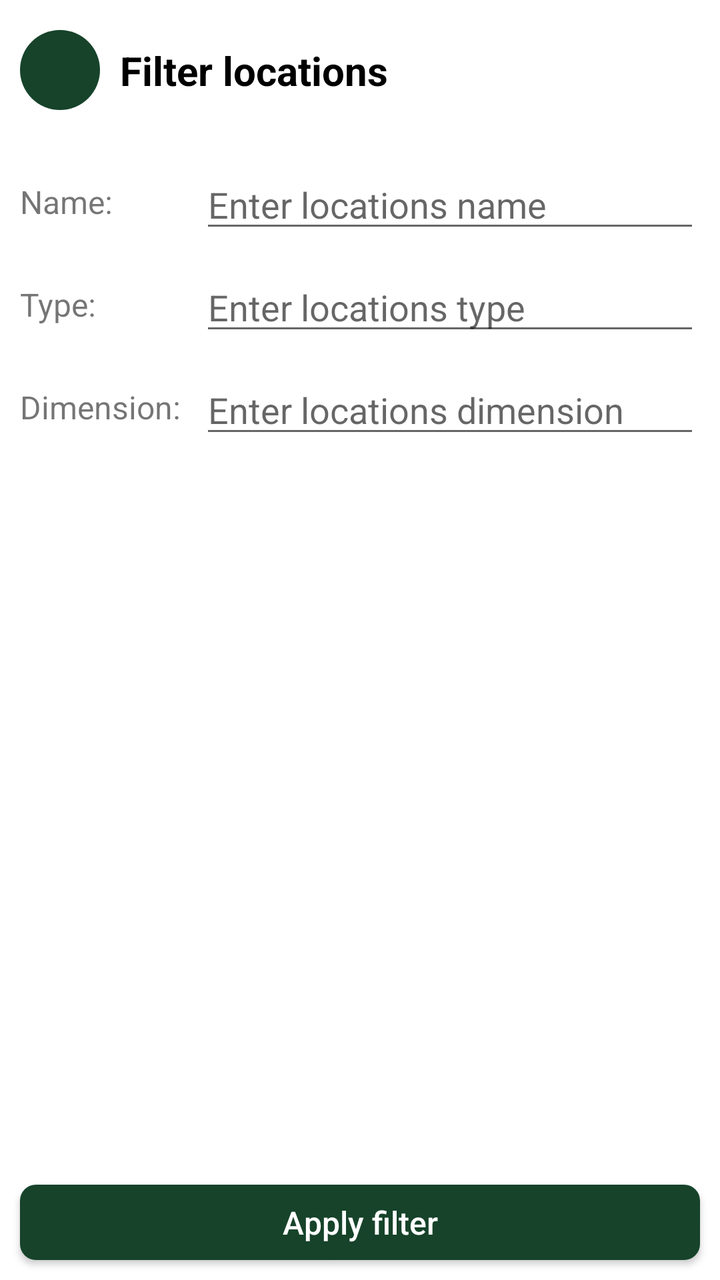
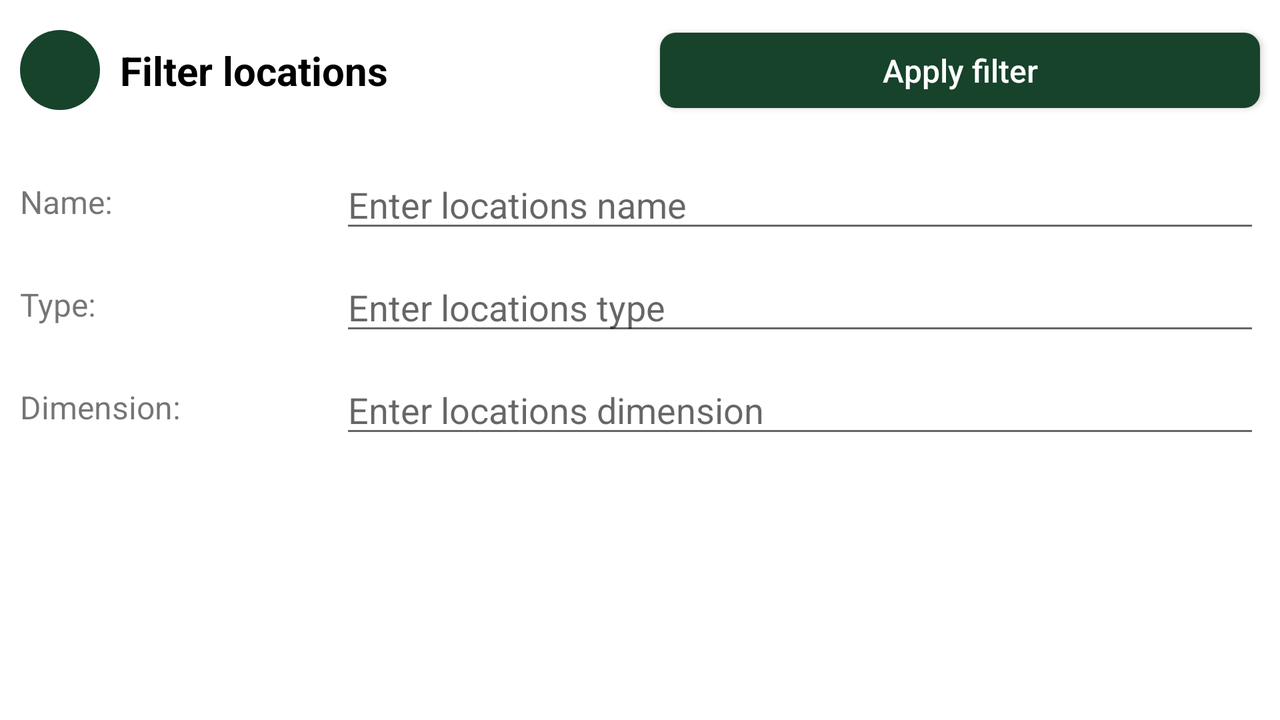

The same Android screen from two of the app's own layout files: first res/layout/ as a phone draws it, then the repository's variant for another configuration, drawn on a device whose configuration selects that folder. Both files follow.
<!-- AndroidManifest.xml: application theme Theme.AstonFinalProject -->
<!-- res/layout/fragment_locations_filter.xml -->
<?xml version="1.0" encoding="utf-8"?>
<androidx.constraintlayout.widget.ConstraintLayout xmlns:android="http://schemas.android.com/apk/res/android"
    xmlns:app="http://schemas.android.com/apk/res-auto"
    android:layout_width="match_parent"
    android:layout_height="match_parent">

    <ImageButton
        android:id="@+id/locations_filter_back"
        android:layout_width="@dimen/app_button_back_size"
        android:layout_height="@dimen/app_button_back_size"
        android:layout_marginStart="@dimen/app_margin_base"
        android:background="@drawable/colored_button_oval_ripple"
        android:contentDescription="@string/description_button_back"
        android:src="@drawable/ic_back"
        app:layout_constraintBottom_toTopOf="@id/locations_filter_guideline_header"
        app:layout_constraintStart_toStartOf="parent"
        app:layout_constraintTop_toTopOf="parent" />

    <TextView
        android:id="@+id/locations_filter_header"
        android:layout_width="0dp"
        android:layout_height="wrap_content"
        android:layout_marginHorizontal="@dimen/app_margin_base"
        android:ellipsize="end"
        android:maxLines="2"
        android:text="@string/header_filter_locations"
        android:textColor="@color/black"
        android:textSize="@dimen/app_header_text_size"
        android:textStyle="bold"
        app:layout_constraintBottom_toTopOf="@id/locations_filter_guideline_header"
        app:layout_constraintEnd_toEndOf="parent"
        app:layout_constraintStart_toEndOf="@id/locations_filter_back"
        app:layout_constraintTop_toTopOf="parent" />

    <androidx.constraintlayout.widget.Guideline
        android:id="@+id/locations_filter_guideline_header"
        android:layout_width="wrap_content"
        android:layout_height="wrap_content"
        android:orientation="horizontal"
        app:layout_constraintGuide_begin="@dimen/app_guideline_header_begin" />

    <androidx.constraintlayout.widget.Guideline
        android:id="@+id/locations_filter_guideline_labels"
        android:layout_width="wrap_content"
        android:layout_height="wrap_content"
        android:orientation="vertical"
        app:layout_constraintGuide_percent="0.25" />

    <TextView
        android:id="@+id/locations_filter_name_label"
        android:layout_width="wrap_content"
        android:layout_height="wrap_content"
        android:layout_marginStart="@dimen/app_margin_base"
        android:text="@string/label_name"
        android:textSize="@dimen/app_base_text_size"
        app:layout_constraintBottom_toBottomOf="@id/locations_filter_edit_name"
        app:layout_constraintStart_toStartOf="parent"
        app:layout_constraintTop_toTopOf="@id/locations_filter_edit_name" />

    <EditText
        android:id="@+id/locations_filter_edit_name"
        android:layout_width="0dp"
        android:layout_height="wrap_content"
        android:layout_marginHorizontal="@dimen/app_margin_base"
        android:layout_marginTop="@dimen/app_margin_base"
        android:hint="@string/hint_enter_locations_name"
        android:importantForAutofill="no"
        android:inputType="textCapSentences"
        android:textColor="@color/black"
        app:layout_constraintEnd_toEndOf="parent"
        app:layout_constraintStart_toEndOf="@id/locations_filter_guideline_labels"
        app:layout_constraintTop_toBottomOf="@id/locations_filter_guideline_header" />

    <TextView
        android:id="@+id/locations_filter_type_label"
        android:layout_width="wrap_content"
        android:layout_height="wrap_content"
        android:layout_marginStart="@dimen/app_margin_base"
        android:text="@string/label_type"
        android:textSize="@dimen/app_base_text_size"
        app:layout_constraintBottom_toBottomOf="@id/locations_filter_edit_type"
        app:layout_constraintStart_toStartOf="parent"
        app:layout_constraintTop_toTopOf="@id/locations_filter_edit_type" />

    <EditText
        android:id="@+id/locations_filter_edit_type"
        android:layout_width="0dp"
        android:layout_height="wrap_content"
        android:layout_marginHorizontal="@dimen/app_margin_base"
        android:layout_marginTop="@dimen/app_margin_base"
        android:hint="@string/hint_enter_locations_type"
        android:importantForAutofill="no"
        android:inputType="textCapSentences"
        android:textColor="@color/black"
        app:layout_constraintEnd_toEndOf="parent"
        app:layout_constraintStart_toEndOf="@id/locations_filter_guideline_labels"
        app:layout_constraintTop_toBottomOf="@id/locations_filter_edit_name" />

    <TextView
        android:id="@+id/locations_filter_dimension_label"
        android:layout_width="wrap_content"
        android:layout_height="wrap_content"
        android:layout_marginStart="@dimen/app_margin_base"
        android:text="@string/label_dimension"
        android:textSize="@dimen/app_base_text_size"
        app:layout_constraintBottom_toBottomOf="@id/locations_filter_edit_dimension"
        app:layout_constraintStart_toStartOf="parent"
        app:layout_constraintTop_toTopOf="@id/locations_filter_edit_dimension" />

    <EditText
        android:id="@+id/locations_filter_edit_dimension"
        android:layout_width="0dp"
        android:layout_height="wrap_content"
        android:layout_marginHorizontal="@dimen/app_margin_base"
        android:layout_marginTop="@dimen/app_margin_base"
        android:hint="@string/hint_enter_locations_dimension"
        android:importantForAutofill="no"
        android:inputType="textCapSentences"
        android:textColor="@color/black"
        app:layout_constraintEnd_toEndOf="parent"
        app:layout_constraintStart_toEndOf="@id/locations_filter_guideline_labels"
        app:layout_constraintTop_toBottomOf="@id/locations_filter_edit_type" />

    <androidx.appcompat.widget.AppCompatButton
        android:id="@+id/locations_filter_apply"
        android:layout_width="0dp"
        android:layout_height="wrap_content"
        android:layout_marginHorizontal="@dimen/app_margin_base"
        android:layout_marginBottom="@dimen/app_margin_base"
        android:background="@drawable/colored_button_ripple"
        android:minHeight="0dp"
        android:paddingVertical="@dimen/app_button_padding_vertical"
        android:text="@string/app_apply_filter_label"
        android:textAllCaps="false"
        android:textColor="@color/white"
        android:textSize="@dimen/app_base_text_size"
        app:layout_constraintBottom_toBottomOf="parent"
        app:layout_constraintEnd_toEndOf="parent"
        app:layout_constraintStart_toStartOf="parent" />

</androidx.constraintlayout.widget.ConstraintLayout>
<!-- resources referenced by this layout -->
<resources>
  <color name="black">#FF000000</color>
  <color name="white">#FFFFFFFF</color>
  <dimen name="app_base_text_size">16sp</dimen>
  <dimen name="app_button_back_size">40dp</dimen>
  <dimen name="app_button_padding_vertical">8dp</dimen>
  <dimen name="app_guideline_header_begin">70dp</dimen>
  <dimen name="app_header_text_size">20sp</dimen>
  <dimen name="app_margin_base">10dp</dimen>
  <!-- drawable colored_button_oval_ripple (drawable) -->
  <?xml version="1.0" encoding="utf-8"?>
  <ripple xmlns:android="http://schemas.android.com/apk/res/android"
      android:color="@color/white">
  
      <item>
          <shape android:shape="oval">
              <solid android:color="@color/app_green_dark" />
          </shape>
      </item>
  </ripple>
  <!-- drawable colored_button_ripple (drawable) -->
  <?xml version="1.0" encoding="utf-8"?>
  <ripple xmlns:android="http://schemas.android.com/apk/res/android"
      android:color="@color/white">
  
      <item>
          <shape android:shape="rectangle">
              <corners android:radius="@dimen/app_corners_radius" />
              <solid android:color="@color/app_green_dark" />
          </shape>
      </item>
  </ripple>
  <string name="app_apply_filter_label">Apply filter</string>
  <string name="description_button_back">Button back</string>
  <string name="header_filter_locations">Filter locations</string>
  <string name="hint_enter_locations_dimension">Enter locations dimension</string>
  <string name="hint_enter_locations_name">Enter locations name</string>
  <string name="hint_enter_locations_type">Enter locations type</string>
  <string name="label_dimension">Dimension:</string>
  <string name="label_name">Name:</string>
  <string name="label_type">Type:</string>
  <style name="Theme.AstonFinalProject" parent="Theme.MaterialComponents.DayNight.NoActionBar">
          
          <item name="colorPrimary">@color/app_green_light</item>
          <item name="colorPrimaryVariant">@color/app_green_dark</item>
          <item name="colorOnPrimary">@color/white</item>
          
          <item name="colorSecondary">@color/app_yellow_light</item>
          <item name="colorSecondaryVariant">@color/app_yellow_dark</item>
          <item name="colorOnSecondary">@color/black</item>
          
          <item name="android:statusBarColor">?attr/colorPrimaryVariant</item>
          
      </style>
  <color name="app_green_dark">#16432A</color>
  <dimen name="app_corners_radius">8dp</dimen>
  <color name="app_green_light">#2E8B57</color>
  <color name="app_yellow_light">#FFFF99</color>
  <color name="app_yellow_dark">#757527</color>
</resources>
<!-- res/layout-land/fragment_locations_filter.xml (the repository's variant of the layout above) -->
<!-- drawn on the phone turned sideways -->
<?xml version="1.0" encoding="utf-8"?>
<androidx.constraintlayout.widget.ConstraintLayout xmlns:android="http://schemas.android.com/apk/res/android"
    xmlns:app="http://schemas.android.com/apk/res-auto"
    android:layout_width="match_parent"
    android:layout_height="match_parent">

    <ImageButton
        android:id="@+id/locations_filter_back"
        android:layout_width="@dimen/app_button_back_size"
        android:layout_height="@dimen/app_button_back_size"
        android:layout_marginStart="@dimen/app_margin_base"
        android:background="@drawable/colored_button_oval_ripple"
        android:contentDescription="@string/description_button_back"
        android:src="@drawable/ic_back"
        app:layout_constraintBottom_toTopOf="@id/locations_filter_guideline_header"
        app:layout_constraintStart_toStartOf="parent"
        app:layout_constraintTop_toTopOf="parent" />

    <TextView
        android:id="@+id/locations_filter_header"
        android:layout_width="0dp"
        android:layout_height="wrap_content"
        android:layout_marginHorizontal="@dimen/app_margin_base"
        android:ellipsize="end"
        android:maxLines="2"
        android:text="@string/header_filter_locations"
        android:textColor="@color/black"
        android:textSize="@dimen/app_header_text_size"
        android:textStyle="bold"
        app:layout_constraintBottom_toTopOf="@id/locations_filter_guideline_header"
        app:layout_constraintEnd_toStartOf="@id/locations_filter_guideline_center"
        app:layout_constraintStart_toEndOf="@id/locations_filter_back"
        app:layout_constraintTop_toTopOf="parent" />

    <androidx.constraintlayout.widget.Guideline
        android:id="@+id/locations_filter_guideline_header"
        android:layout_width="wrap_content"
        android:layout_height="wrap_content"
        android:orientation="horizontal"
        app:layout_constraintGuide_begin="@dimen/app_guideline_header_begin" />

    <androidx.constraintlayout.widget.Guideline
        android:id="@+id/locations_filter_guideline_labels"
        android:layout_width="wrap_content"
        android:layout_height="wrap_content"
        android:orientation="vertical"
        app:layout_constraintGuide_percent="0.25" />

    <androidx.constraintlayout.widget.Guideline
        android:id="@+id/locations_filter_guideline_center"
        android:layout_width="wrap_content"
        android:layout_height="wrap_content"
        android:orientation="vertical"
        app:layout_constraintGuide_percent="0.5" />

    <TextView
        android:id="@+id/locations_filter_name_label"
        android:layout_width="wrap_content"
        android:layout_height="wrap_content"
        android:layout_marginStart="@dimen/app_margin_base"
        android:text="@string/label_name"
        android:textSize="@dimen/app_base_text_size"
        app:layout_constraintBottom_toBottomOf="@id/locations_filter_edit_name"
        app:layout_constraintStart_toStartOf="parent"
        app:layout_constraintTop_toTopOf="@id/locations_filter_edit_name" />

    <EditText
        android:id="@+id/locations_filter_edit_name"
        android:layout_width="0dp"
        android:layout_height="wrap_content"
        android:layout_marginHorizontal="@dimen/app_margin_base"
        android:layout_marginTop="@dimen/app_margin_base"
        android:hint="@string/hint_enter_locations_name"
        android:importantForAutofill="no"
        android:inputType="textCapSentences"
        android:textColor="@color/black"
        app:layout_constraintEnd_toEndOf="parent"
        app:layout_constraintStart_toEndOf="@id/locations_filter_guideline_labels"
        app:layout_constraintTop_toBottomOf="@id/locations_filter_guideline_header" />

    <TextView
        android:id="@+id/locations_filter_type_label"
        android:layout_width="wrap_content"
        android:layout_height="wrap_content"
        android:layout_marginStart="@dimen/app_margin_base"
        android:text="@string/label_type"
        android:textSize="@dimen/app_base_text_size"
        app:layout_constraintBottom_toBottomOf="@id/locations_filter_edit_type"
        app:layout_constraintStart_toStartOf="parent"
        app:layout_constraintTop_toTopOf="@id/locations_filter_edit_type" />

    <EditText
        android:id="@+id/locations_filter_edit_type"
        android:layout_width="0dp"
        android:layout_height="wrap_content"
        android:layout_marginHorizontal="@dimen/app_margin_base"
        android:layout_marginTop="@dimen/app_margin_base"
        android:hint="@string/hint_enter_locations_type"
        android:importantForAutofill="no"
        android:inputType="textCapSentences"
        android:textColor="@color/black"
        app:layout_constraintEnd_toEndOf="parent"
        app:layout_constraintStart_toEndOf="@id/locations_filter_guideline_labels"
        app:layout_constraintTop_toBottomOf="@id/locations_filter_edit_name" />

    <TextView
        android:id="@+id/locations_filter_dimension_label"
        android:layout_width="wrap_content"
        android:layout_height="wrap_content"
        android:layout_marginStart="@dimen/app_margin_base"
        android:text="@string/label_dimension"
        android:textSize="@dimen/app_base_text_size"
        app:layout_constraintBottom_toBottomOf="@id/locations_filter_edit_dimension"
        app:layout_constraintStart_toStartOf="parent"
        app:layout_constraintTop_toTopOf="@id/locations_filter_edit_dimension" />

    <EditText
        android:id="@+id/locations_filter_edit_dimension"
        android:layout_width="0dp"
        android:layout_height="wrap_content"
        android:layout_marginHorizontal="@dimen/app_margin_base"
        android:layout_marginTop="@dimen/app_margin_base"
        android:hint="@string/hint_enter_locations_dimension"
        android:importantForAutofill="no"
        android:inputType="textCapSentences"
        android:textColor="@color/black"
        app:layout_constraintEnd_toEndOf="parent"
        app:layout_constraintStart_toEndOf="@id/locations_filter_guideline_labels"
        app:layout_constraintTop_toBottomOf="@id/locations_filter_edit_type" />

    <androidx.appcompat.widget.AppCompatButton
        android:id="@+id/locations_filter_apply"
        android:layout_width="0dp"
        android:layout_height="wrap_content"
        android:layout_marginHorizontal="@dimen/app_margin_base"
        android:background="@drawable/colored_button_ripple"
        android:minHeight="0dp"
        android:paddingVertical="@dimen/app_button_padding_vertical"
        android:text="@string/app_apply_filter_label"
        android:textAllCaps="false"
        android:textColor="@color/white"
        android:textSize="@dimen/app_base_text_size"
        app:layout_constraintBottom_toTopOf="@id/locations_filter_guideline_header"
        app:layout_constraintEnd_toEndOf="parent"
        app:layout_constraintStart_toEndOf="@id/locations_filter_guideline_center"
        app:layout_constraintTop_toTopOf="parent" />

</androidx.constraintlayout.widget.ConstraintLayout>
